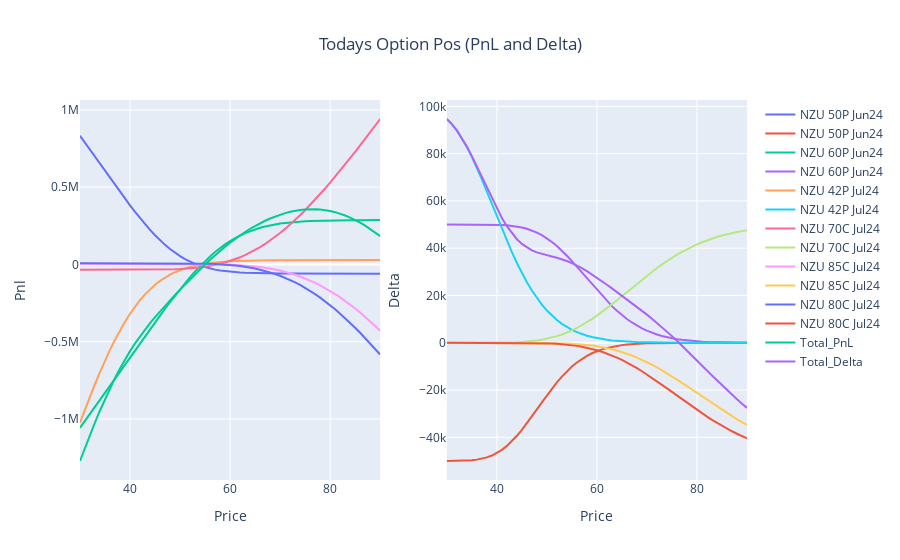

Notebook source saved alongside this figure:
### Code cell
pnl_delta_plot(post_april)
